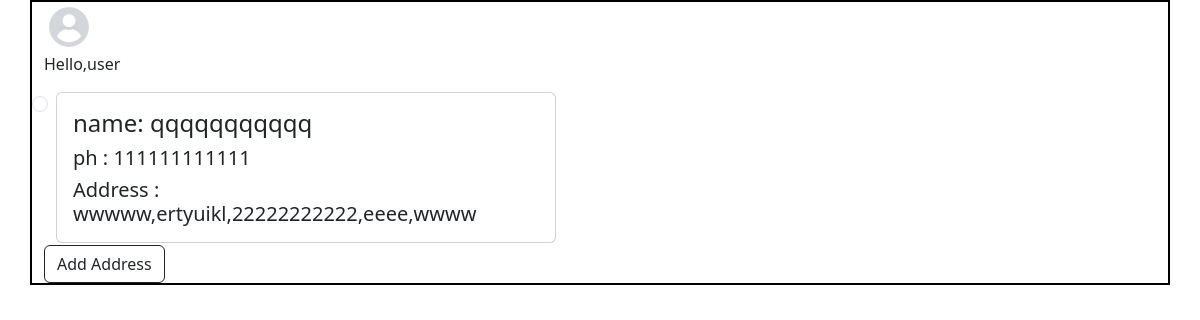
Before: /buy (signed in) with the older database file.
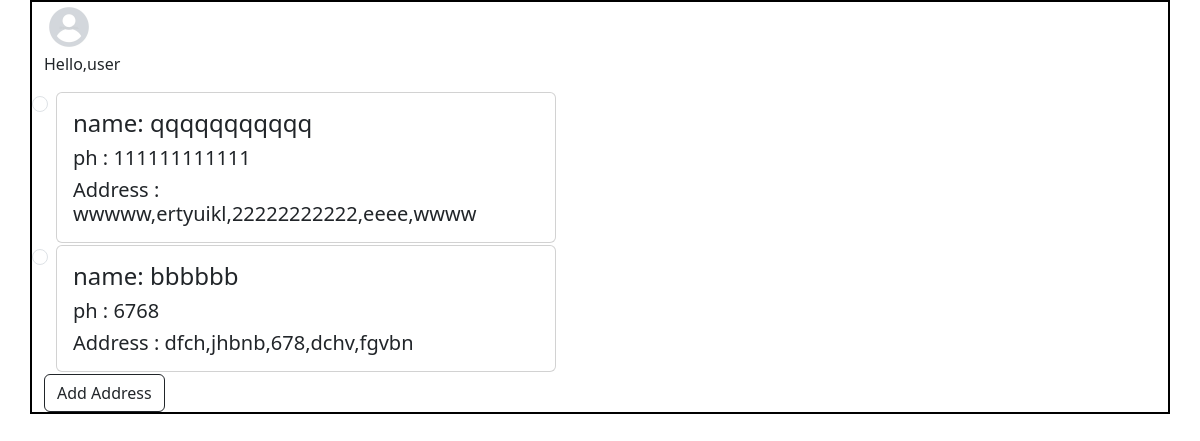
After: the same page with the newer database file.
### app/models.py (models this page shows)
class Address(models.Model):
    user=models.ForeignKey(User,on_delete=models.CASCADE)
    name=models.TextField()
    phn=models.IntegerField()
    pin=models.IntegerField()
    loc=models.TextField()
    adrs=models.TextField()
    city=models.TextField()
    state=models.TextField()

### app/views.py (the view)
# urls.py: path('buy',views.buy),
def buy(req):
    if 'user' in req.session:
        user=User.objects.get(username=req.session['user'])
        data=Address.objects.filter(user=user)
        return render(req,'user/buy.html',{'data':data})
    else:
        return redirect(m_login)

### templates/user/buy.html (shortened to what this page needs)
<!DOCTYPE html>
<html lang="en">
<head>
    <link href="https://cdn.jsdelivr.net/npm/bootstrap@5.3.3/dist/css/bootstrap.min.css" rel="stylesheet">
    {% load static %}
</head>
<body>
    <div class="container" >
        <div class="row" style="border: 2px solid black;">
          <div class="col-lg-3" style=" width: 30%px; ">
            <div class="usrdiv1">
              <img src="{% static 'images/prfl.webp' %}" alt="" style="height: 50px; width: 50px;">
              <p>Hello,user</p>
            </div>
          </div>
          {% for i in data %}
          <div class="form-check">
            <input type="radio" class="form-check-input" id="radio2" name="optradio" value="option2">
            <label class="form-check-label" for="radio2"> <div >
              <div class="card" style="width: 500px;">
                <div class="card-body">
                    <h4 class="card-title"> name: {{i.name}}</h4>
                    <h5 class="card-text"> ph : {{i.phn}}</h5>
                    <h5 class="card-text">Address : {{i.adrs}},{{i.loc}},{{i.pin}},{{i.city}},{{i.state}}</h5>
                </div>
              </div>
            </div></label>
          </div>
          {% endfor %}
        <div>
          <a href="adrs" class="btn btn-outline-dark">Add Address</a>
        </div>
        </div>
    </div>
</body>
</html>

Changed rows visible on the page:
added Address: name "bbbbbb", phn "6768", adrs "dfch", loc "jhbnb", pin "678", city "dchv", state "fgvbn"
